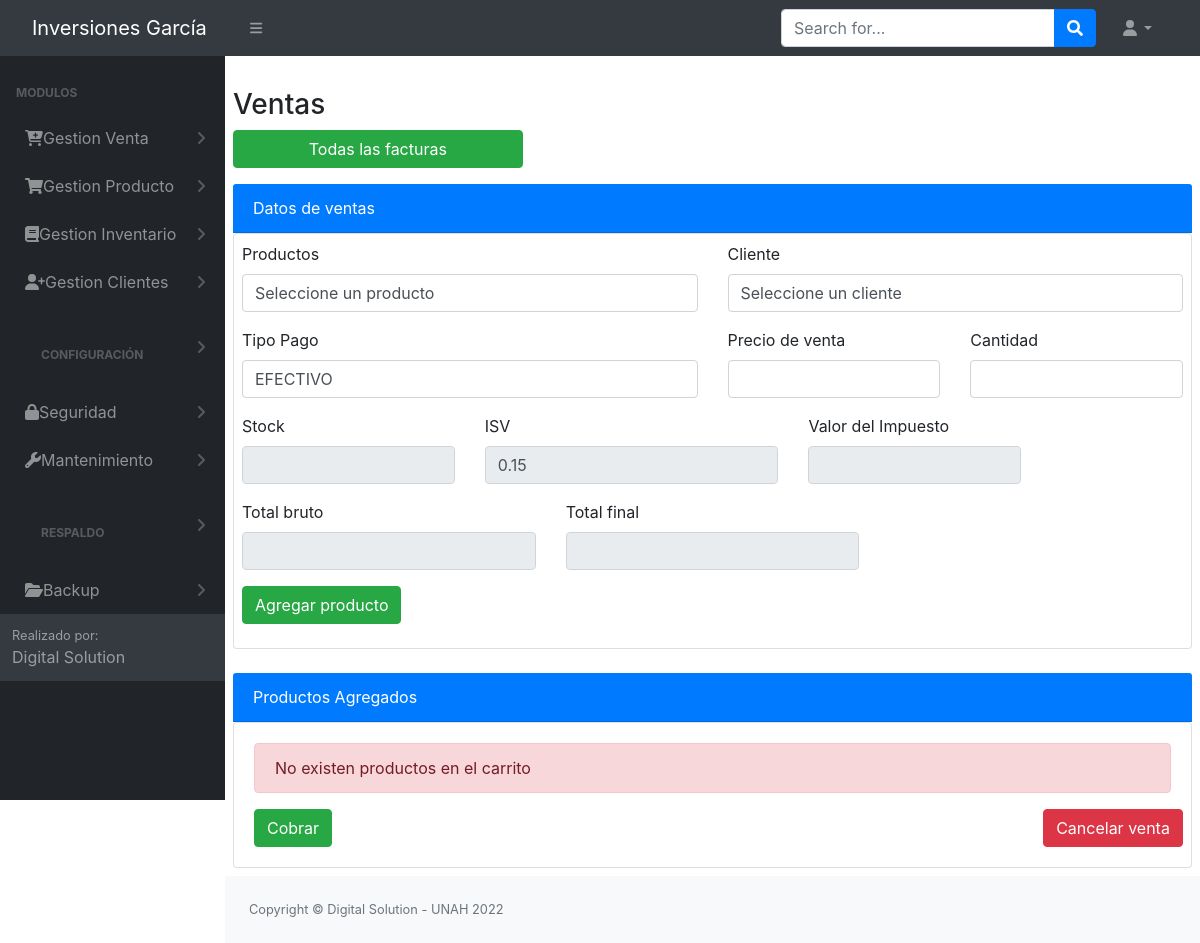
The app's page /src/NuevaVenta.php (signed in) with its own data.
### tables this page shows
CREATE TABLE `tbl_permisos` (
  `id_permiso` int(11) NOT NULL AUTO_INCREMENT,
  `id_rol` int(11) NOT NULL,
  `permiso_insercion` int(11) NOT NULL,
  `permiso_eliminacion` int(11) NOT NULL,
  `permiso_modificar` int(11) NOT NULL,
  `permiso_consultar` int(11) NOT NULL,
  `id_objeto` int(11) NOT NULL,
  `pdf` int(11) NOT NULL,
  PRIMARY KEY (`id_permiso`),
  KEY `id_objeto` (`id_objeto`),
  KEY `id_rol` (`id_rol`)
);

CREATE TABLE `tbl_modulos` (
  `id_objeto` int(11) NOT NULL AUTO_INCREMENT,
  `Objeto` varchar(100) NOT NULL,
  `descripcion_objeto` varchar(30) NOT NULL,
  `id_padre` int(11) NOT NULL,
  `URL` varchar(100) NOT NULL,
  PRIMARY KEY (`id_objeto`)
);

### config/conex.php (called while the page is built, shortened)
<?php
     function getConexion()
    {
        $db = new PDO('mysql:host=localhost:3306;dbname=bd_inversiones_garcia', 'root', '');
        return $db;
    }
?>

### controladores/controlador_ventas.php (called while the page is built, shortened)
<?php
include_once '../modelos/modelo_principal.php';
class Contralador
{
    static public function obtenerimpuesto()
    {
    $modeloCompras = new ModeloPrincipal();
    return $modeloCompras->obtenerimpuesto();
    }
    static function mostrarPago()
    {
        $modelo = new ModeloPrincipal();
        $sql = "SELECT * FROM tbl_tipo_pago";
        $matrizProductos = $modelo->mostrarselect($sql);
        return $matrizProductos;
    }
                foreach ($value as $registro) {?>
             <?php   }
}

### modelos/modelo_principal.php (called while the page is built, shortened)
<?php
class ModeloPrincipal
{
    private $db;
    public function __construct()
    {
        require_once '../config/conex.php';
        $this->db = getConexion();
    }
    public function mostrarselect($consul)
    {
        $resu = $this->db->query($consul);
        return $resu;
    }
    public function obtenerimpuesto()
    {
        $this->db = getConexion();
        $sql = "SELECT valor FROM tbl_parametros WHERE parametro = 'Impuesto sobre venta'";
        $resultado = $this->db->query($sql);
        foreach ($resultado as $resp) {
            $this->impuesto[] = $resp;
        }
        return $this->impuesto;
        $this->db = null;
    }
}

### src/NuevaVenta.php (the view, shortened to what this page needs)
<?php
include_once('../Login/header.php');
include_once('../controladores/controlador_ventas.php');
$clientes = new Contralador();
$pago = $clientes->mostrarPago();
$isvparametro = $clientes->obtenerimpuesto();
?>
<div class="content p-2">
    <div class="page-title">
        <div class="title_left">
            <h3>Ventas</h3>
        </div>
        <div class="title_right">
            <div class="col-md-4 col-sm-4 form-group row pull-right top_search">
                <button onclick="window.location.href='factura.php';" class="btn  btn-round btn-success">Todas las facturas</button>
            </div>
        </div>
    </div>
    <div class="row">
        <div class="col-lg-12">
            <div class="card-header bg-primary text-white">
                Datos de ventas
            </div>
            <div class="card p-2">
                <form action="" method="post" class="needs-validation" autocomplete="off" >
                    <div class="row">
                        <div class="col-lg-6">
                            <div class="form-group">
                                <label for="utienda">Productos</label>
                                <select name="producto" id="producto" class="form-control" required="true" onchange="products()">
                                    <option value="">Seleccione un producto</option>
                                </select>
                            </div>
                        </div>
                    <?php if (!isset($_SESSION['clientecompra'])) { ?>
                            <div class="col-lg-6">
                                <div class="form-group">
                                    <label for="utienda">Cliente</label>
                                    <select name="cliente" id="cliente" class="form-control" required="true">
                                        <option value="">Seleccione un cliente</option>
                                    </select>
                                </div>
                            </div>
                            <?php } ?>
                            <?php if (!isset($_SESSION['pagocompra'])) { ?>
                            <div class="col-lg-6">
                                <div class="form-group">
                                    <label for="utienda">Tipo Pago</label>
                                    <select name="pago" id="pago" class="form-control" >
                                         <?php while ($row = $pago->fetch()) { ?>
                                            <option value="<?php echo $row['id_Tpago'] ?>"><?php echo $row['descripcion'] ?></option>
                                        <?php } ?>
                                    </select>
                                </div>
                            </div>
                          <?php } ?>
                        <div class="col-lg-3">
                            <div class="form-group">
                                <label for="dni">Precio de venta</label>
                                <input type="text" placeholder="" name="costo" id="costo" class="form-control">
                            </div>
                        </div>
                        <div class="col-lg-3">
                            <div class="form-group">
                                <label for="dni">Cantidad</label>
                                <input type="text" placeholder="" required name="cantidad" id="cantidad" onKeyUp="pierdeFoco(this)" class="form-control">
                            </div>
                        </div>
                        <div class="col-lg-3">
                            <div class="form-group">
                                <label for="dni">Stock</label>
                                <input type="text" placeholder="" disabled name="stok" id="stock" class="form-control">
                            </div>
                        </div>
                        <div class="col-lg-4">
                        <div class="form-group">
                                <label for="dni">ISV</label>
                                <input type="text" value="<?= $isvparametro[0]['valor']  ?>" name="isv" class="form-control" id="isv" readonly>
                            </div>
                        </div>
                        <div class="col-lg-3">
                            <div class="form-group">
                                <label for="dni">Valor del Impuesto</label>
                                <input type="text" name="valorimpuesto" class="form-control" id="valorimpuesto" readonly>
                            </div>
                        </div>
                        <div class="col-lg-4">
                            <div class="form-group">
                                <label for="dni">Total bruto</label>
                                <input type="text" name="totalbruto" id="totalbruto" class="form-control" readonly>
                            </div>
                        </div>
                        <div class="col-lg-4">
                            <div class="form-group">
                                <label for="dni">Total final</label>
                                <input type="text" name="totalfinal" id="totalfinal" class="form-control" readonly>
                            </div>
                        </div>
                        <div class="col-lg-6">
                            <div class="form-group">
                               <button type="submit" name="agregar" class="btn btn-success">Agregar producto</button>
                            </div>
                        </div>
                    </div>
                </form>
            </div>
        </div>
    </div>
    <br>
    <div class="row">
        <div class="col-lg-12">
            <div class="card-header bg-primary text-white">
                Productos Agregados
            </div>
            <div class="card">
                <div class="card-body">
                    <?php if (isset($_SESSION['new_venta']['items'])) { ?>
                        <div class="table-responsive">
                            <table class="table table-striped table-bordered">
                                <thead class="thead-dark">
                                    <tr>
                                        <th>ID</th>
                                        <th>Producto</th>
                                        <th>Precio</th>
                                        <th>Cantidad</th>
                                        <th>Isv</th>
                                        <th>Total</th>
                                        <th>Eliminar</th>
                                    </tr>
                                </thead>
                                <tbody>
                                    <?php
                                    $ii = 0;
                                    $total = 0;
                                    foreach ($_SESSION['new_venta']['items'] as $i) {
                                    ?>
                                        <tr>
                                            <th><?php echo $ii = $ii + 1 ?></th>
                                            <th><?php echo $i['productotext'] ?></th>
                                            <th><?php echo $i['costo'] ?></th>
                                            <th><?php echo $i['cantidad'] ?></th>
                                            <th><?php echo $i['valorimpuesto'] ?></th>
                                            <th><?php echo $i['totalfinal'] ?></th>
                                            <th><button class="btn btn-danger" onclick="eliminar(<?= $i['id'] ?>)" name="eliminar" type="submit"><i class='fas fa-trash-alt'></i></button></th>
                                        </tr>
                                    <?php
                                    $total = $total + $i['totalfinal'];
                                    }
                                    ?>
                                        <td colspan="4" align="right">
                                            <h3>Total a pagar</h3>
                                        </td>
                                        <td align="right">
                                            <h3><?php echo number_format($total, 2); ?></h3>
                                        </td>
                                        <td></td>
                                    </tr>
                                </tbody>
                            </table>
                        </div>
                    <?php } else { ?>
                        <div class="alert alert-danger" role="alert">
                            No existen productos en el carrito
                        </div>
                    <?php } ?>
                    <div class="row">
                        <div class="col-lg-2">
                          <button type="button" id="cobrar" name="cobrar" class="btn btn-success" data-toggle="modal" data-target="#exampleModal" data-whatever="@mdo">Cobrar</button>
                        </div>
                        <div class="col-lg-8"></div>
                        <div class="col-lg-2">
                            <button class="btn btn-danger" onclick="limpiar()" name="limpiar" type="submit">Cancelar venta</button>
                        </div>
                    </div>
                </div>
            </div>
        </div>
    </div>
</div>
<?php include_once('../Login/footer.php');
?>

### Login/header.php (shortened to what this page needs)
<?php
include '../config/conn.php';
?>
<!DOCTYPE html>
<html lang="en">
    <head>
        <link href="https://cdn.jsdelivr.net/npm/simple-datatables@latest/dist/style.css" rel="stylesheet" />
        <link href="../dist/css/styles.css" rel="stylesheet" />
        <link rel="stylesheet" href="../Login/vendors/x/dist/notiflix-3.2.5.min.css" />
        <link rel="stylesheet" href="https://cdnjs.cloudflare.com/ajax/libs/twitter-bootstrap/4.1.3/css/bootstrap.css">
        <link rel="stylesheet" href="https://cdn.datatables.net/1.10.20/css/dataTables.bootstrap4.min.css">
        <link rel="stylesheet" type="text/css" href="assets/css/main.css">
        <link rel="stylesheet" type="text/css" href="assets/css/style.css">
        <link href="https://cdn.jsdelivr.net/npm/bootstrap@5.1.3/dist/css/bootstrap.min.css" rel="stylesheet">
        <link href="../dist/css/contenedor.css" rel="stylesheet" />
        <link href="../Login/vendors/bootstrap/dist/css/bootstrap.min.css" rel="stylesheet">
        <link rel="stylesheet" href="../Login/vendors/notiflix/dist/notiflix-3.2.5.min.css" />
        <link rel="stylesheet" href="https://cdnjs.cloudflare.com/ajax/libs/font-awesome/5.7.2/css/all.min.css" />
        <link rel="stylesheet" href="https://cdnjs.cloudflare.com/ajax/libs/simple-line-icons/2.4.1/css/simple-line-icons.css" />
        <link rel="stylesheet" href="https://cdn.datatables.net/1.10.19/css/jquery.dataTables.min.css" />
        <link rel="stylesheet" href="https://cdn.datatables.net/buttons/1.5.6/css/buttons.dataTables.min.css" />
    </head>
    <body class="sb-nav-fixed">
        <nav class="sb-topnav navbar navbar-expand navbar-dark bg-dark">
            <a class="navbar-brand ps-3" id="titulo_menu" href="../dist/home.php">  Inversiones García  </a>
            <button class="btn btn-link btn-sm order-1 order-lg-0 me-4 me-lg-0" id="sidebarToggle" href="#!"><i class="fas fa-bars"></i></button>
            <form class="d-none d-md-inline-block form-inline ms-auto me-0 me-md-3 my-2 my-md-0">
                <div class="input-group">
                    <input class="form-control" type="text" placeholder="Search for..." aria-label="Search for..." aria-describedby="btnNavbarSearch" />
                    <button class="btn btn-primary" id="btnNavbarSearch" type="button"><i class="fas fa-search"></i></button>
                </div>
            </form>
            <ul class="navbar-nav ms-auto ms-md-0 me-3 me-lg-4">
                <li class="nav-item dropdown">
                    <a class="nav-link dropdown-toggle" id="navbarDropdown" href="#" role="button" data-bs-toggle="dropdown" aria-expanded="false"><i class="fas fa-user fa-fw"></i></a>
                </li>
            </ul>
        </nav>
        <div id="layoutSidenav">
            <div id="layoutSidenav_nav">
                <nav class="sb-sidenav accordion sb-sidenav-dark" id="sidenavAccordion">
                    <div class="sb-sidenav-menu">
                        <div class="nav">
                            <div class="sb-sidenav-menu-heading">Modulos</div>
                            <?php
                            $rol = $_SESSION['rol'];
                            $result = mysqli_query($conn, "select * from tbl_modulos tm inner join tbl_permisos tp ON tm.ID_OBJETO = tp.ID_OBJETO where tm.ID_PADRE = 0 and tp.permiso_consultar = 1 and tp.ID_ROL = '$rol'"); ?>
                            <?php foreach ($result as $i) : ?>
                                <a class="nav-link collapsed" href="#" data-bs-toggle="collapse" data-bs-target="#pagesCollapsePersonas<?= $i['id_objeto'] ?>" aria-expanded="false" aria-controls="pagesCollapseError">
                                    &nbsp;&nbsp;<?= $i['Objeto'] ?>
                                    <div class="sb-sidenav-collapse-arrow"><i class="fas fa-angle-down"></i></div>
                                </a>
                            <?php endforeach; ?>
                    </div>
                    <div class="sb-sidenav-footer">
                        <div class="small">Realizado por:</div>
                        Digital Solution
                    </div>
                </nav>
            </div>
            <div id="layoutSidenav_content"> <br>

### src/assets/css/style.css (style rules this page uses)
.row { display: -webkit-box; display: -ms-flexbox; display: flex; -ms-flex-wrap: wrap; flex-wrap: wrap; margin-right: -5px; margin-left: -5px; }

### records on screen
tbl_permisos: id_objeto.Objeto "Gestion Venta"
tbl_permisos: id_objeto.Objeto "Gestion Producto"
tbl_permisos: id_objeto.Objeto "Gestion Inventario"
tbl_permisos: id_objeto.Objeto "Gestion Clientes"
tbl_permisos: id_objeto.Objeto "CONFIGURACIÓN"
tbl_permisos: id_objeto.Objeto "Seguridad"
tbl_permisos: id_objeto.Objeto "Mantenimiento"
tbl_permisos: id_objeto.Objeto "RESPALDO"
tbl_permisos: id_objeto.Objeto "Backup"

### other values on screen
form field pago "EFECTIVO"
